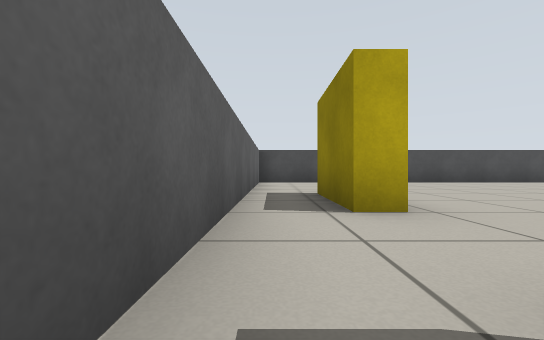
[1] (above)

13 first-person views from a walk through a robot-simulator world made for Gazebo. The camera is 0.39 m above the floor, looks level and sees 90° across. The floor is counted in squares, 1 m on a side. Each view is taken from the middle of a square. On the plan, view 1 faces up. The plan holds only what a view shows up to about 9 squares ahead; the rest is blank. Simple shapes stand in for some stock models.

[2]
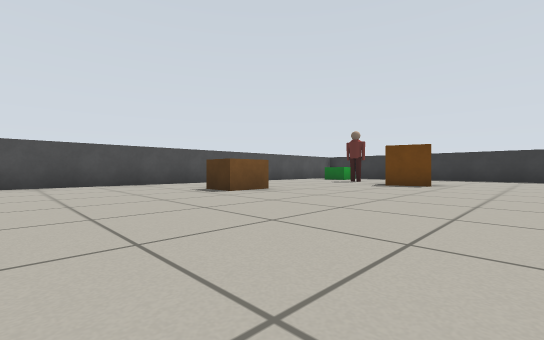

[3]
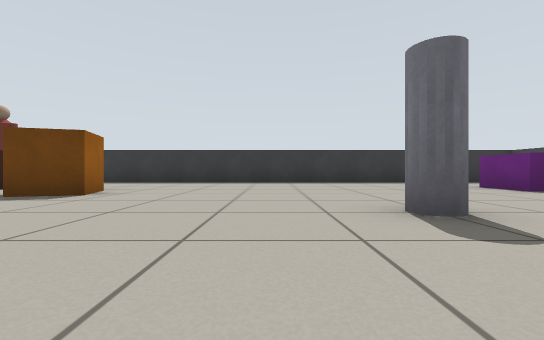

[4]
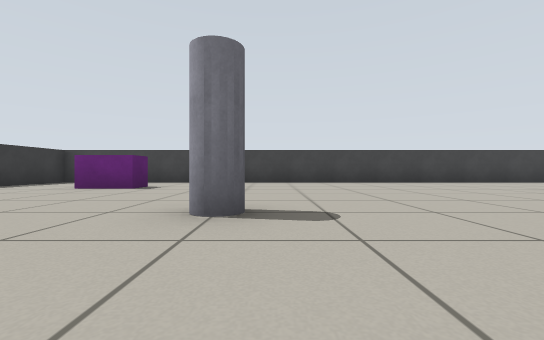

[5]
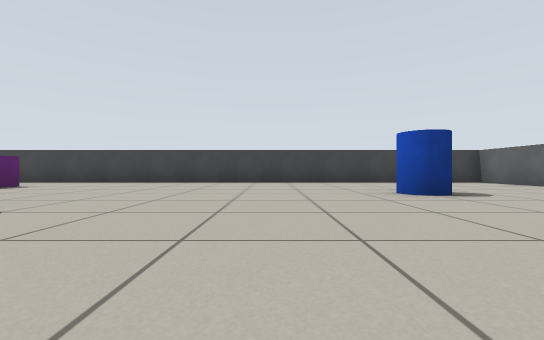

[6]
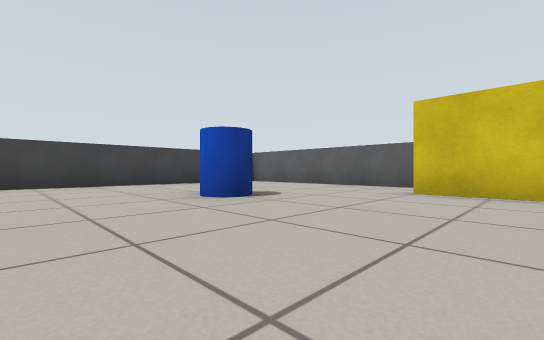

[7]
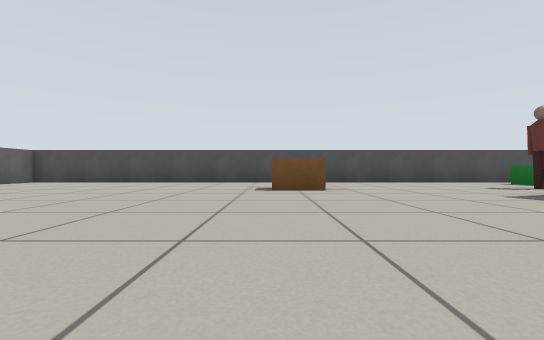

[8]
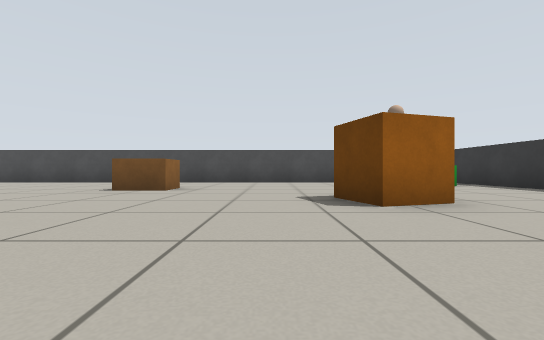

[9]
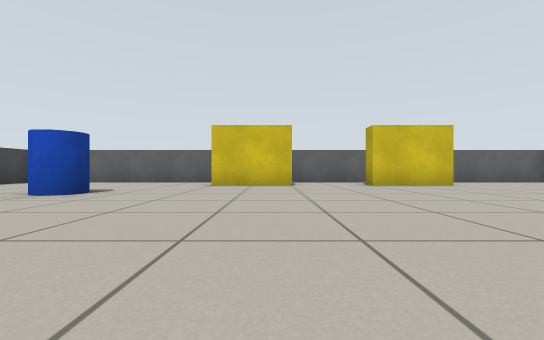

[10]
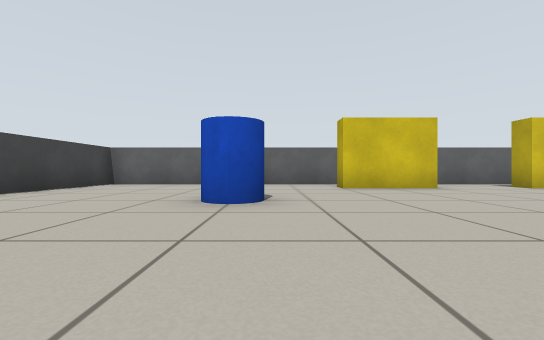

[11]
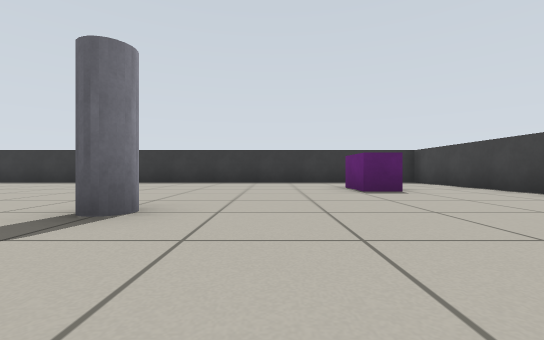

[12]
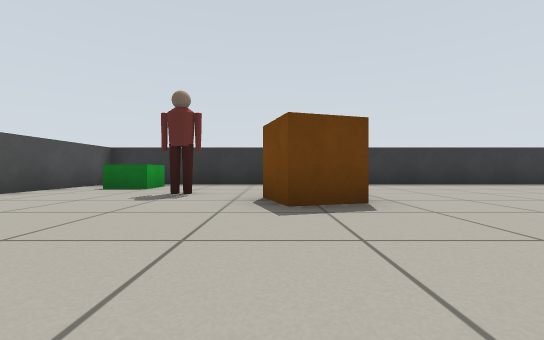

[13]
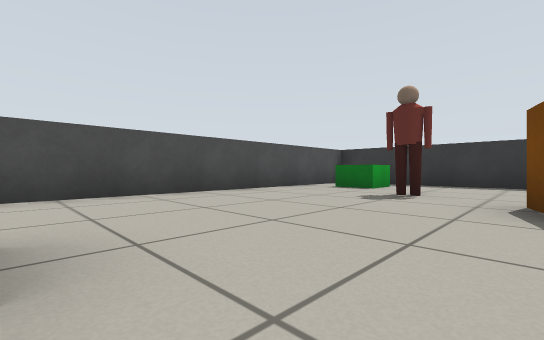

### Floor plan
Ten units are one square. View 1 is at (0, 0); x grows to the right and y downward. Boxes are objects, and circles mark ways between rooms. Rooms are numbered by the first view taken in them; rooms with no view inside come last. Other rooms are left out.
<svg viewBox="-9 -89 168 168">
<path fill="none" stroke="#000" d="M12 -25 8 -25 8 -45M-4 -44 -4 -4M12 -5 12 15 8 15M12 -46 12 -25M-4 11 -4 74 154 74 154 -84 -4 -84 -4 -44"/>
<rect x="25" y="25" width="20" height="20" fill="#bbb"><title>blue cylinder</title></rect>
<rect x="65" y="-65" width="20" height="20" fill="#bbb"><title>pallet</title></rect>
<rect x="85" y="5" width="10" height="20" fill="#bbb"><title>pillar</title></rect>
<rect x="105" y="-45" width="20" height="20" fill="#bbb"><title>brown box</title></rect>
<rect x="115" y="45" width="20" height="10" fill="#bbb"><title>purple box</title></rect>
<rect x="115" y="-65" width="10" height="20" fill="#bbb"><title>person</title></rect>
<rect x="135" y="-75" width="10" height="10" fill="#bbb"><title>green box</title></rect>
<circle cx="0" cy="-35" r="3" fill="#2a7"/>
<circle cx="0" cy="5" r="3" fill="#2a7"/>
<circle cx="10" cy="-15" r="3" fill="#2a7"/>
<text x="0" y="-20">1</text>
<text x="80" y="0">2</text>
</svg>
Room 1 opens to room 2.

Where each view was taken, in squares from view 1:
view 1: 0 up, 0 right, facing up
view 2: 1 up, 4 right, facing up-right
view 3: 0 up, 7 right, facing right
view 4: 1 up, 9 right, facing down
view 5: 1 up, 6 right, facing down
view 6: 0 up, 6 right, facing down-left
view 7: 0 up, 7 right, facing up
view 8: 0 up, 10 right, facing up
view 9: 0 up, 8 right, facing left
view 10: 3 down, 7 right, facing left
view 11: 3 down, 7 right, facing right
view 12: 4 up, 8 right, facing right
view 13: 4 up, 8 right, facing up-right
